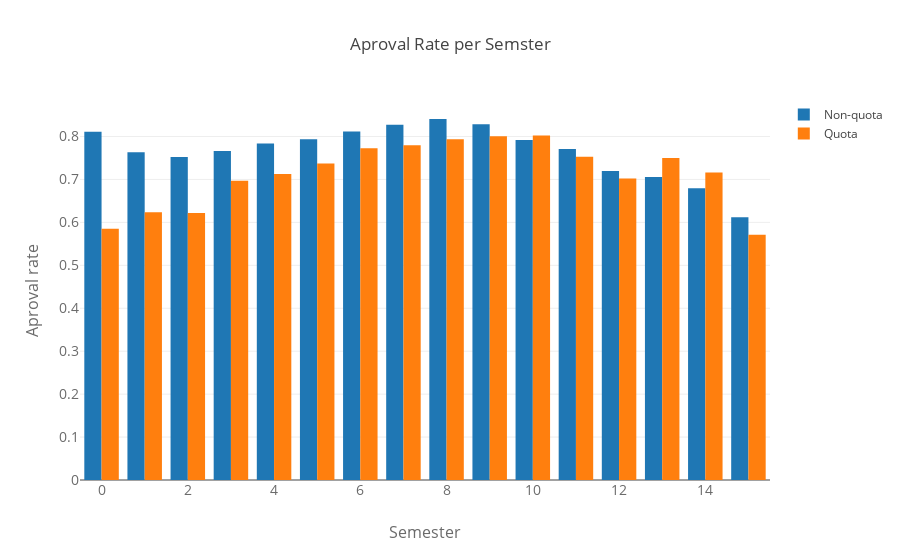

This figure's notebook cell:
### Code cell
dataNaoCotista = go.Bar(
        x = desempenhoNaoCostista['semestre'],
        y = desempenhoNaoCostista['desempenho'],
        name='Non-quota'
    )


dataCotista = go.Bar(
        x = desempenhoCotista['semestre'],
        y = desempenhoCotista['desempenho'],
        name='Quota'
    )

data = [dataNaoCotista, dataCotista]
layout = go.Layout(
    title='Aproval Rate per Semster',
    xaxis=dict(
        title='Semester',
        titlefont=dict(
            size=16,
            color='rgb(107, 107, 107)'
        ),
        tickfont=dict(
            size=14,
            color='rgb(107, 107, 107)'
        )
    ),
    yaxis=dict(
        title='Aproval rate',
        titlefont=dict(
            size=16,
            color='rgb(107, 107, 107)'
        ),
        tickfont=dict(
            size=14,
            color='rgb(107, 107, 107)'
        )
    ),
    barmode='group'
)
fig = go.Figure(data=data, layout=layout)
py.iplot(fig, filename='dados')

### Figure 1 — Plotly figure (JSON) as saved in the notebook; plotly's stock layout.template omitted (floating-point values rounded to 4 significant figures)
{"data": [{"name": "Non-quota", "type": "bar", "uid": "7fe8c383-84d3-4343-9980-d6b001b34ce2", "x": [0, 1, 2, 3, 4, 5, 6, 7, 8, 9, 10, 11, 12, 13, 14, 15], "y": [0.811, 0.7636, 0.7522, 0.7662, 0.7834, 0.7934, 0.8118, 0.8275, 0.8408, 0.8283, 0.7917, 0.7706, 0.7198, 0.7057, 0.6793, 0.6117]}, {"name": "Quota", "type": "bar", "uid": "43ce579a-2297-4aaf-a993-36e49a66aa70", "x": [0, 1, 2, 3, 4, 5, 6, 7, 8, 9, 10, 11, 12, 13, 14, 15], "y": [0.5853, 0.6234, 0.622, 0.6971, 0.7128, 0.7372, 0.7728, 0.7796, 0.7938, 0.8007, 0.8025, 0.7531, 0.702, 0.75, 0.7164, 0.5714]}], "layout": {"barmode": "group", "title": {"text": "Aproval Rate per Semster"}, "xaxis": {"tickfont": {"color": "rgb(107, 107, 107)", "size": 14}, "title": {"font": {"color": "rgb(107, 107, 107)", "size": 16}, "text": "Semester"}}, "yaxis": {"tickfont": {"color": "rgb(107, 107, 107)", "size": 14}, "title": {"font": {"color": "rgb(107, 107, 107)", "size": 16}, "text": "Aproval rate"}}}}
